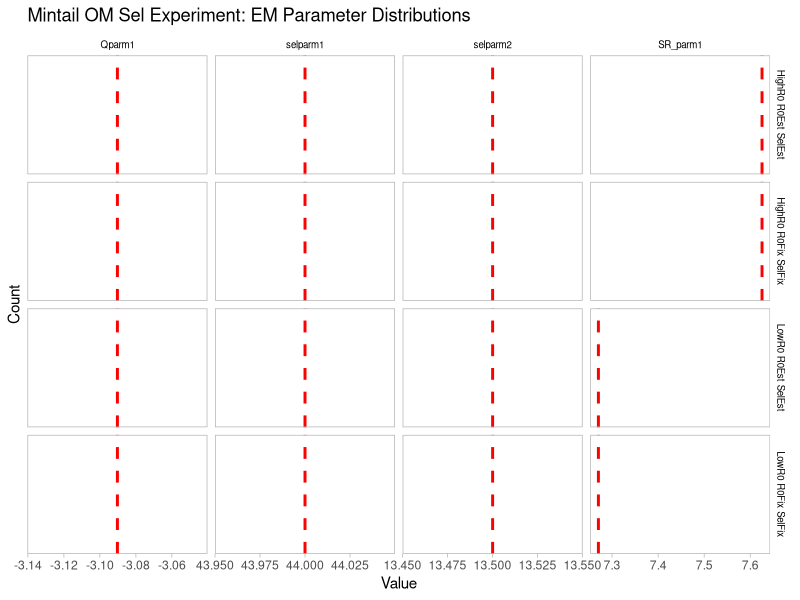

This chart was generated by the following R code:
library(tidyverse)

theme_set(theme_light() + theme(panel.grid.major.x = element_blank(),
                                panel.grid.minor = element_blank(),
                                panel.grid.major.y = element_blank(),
                                strip.background = element_rect(fill="white"),
                                strip.text = element_text(colour = 'black')
                                # text = element_text(family = "Calibri", size = 12)
))

# Data Structure Set Up ####
Scenario <- c("HighR0", "LowR0")
R0Status <- c("R0Est", "R0Fix")
SelStatus <- c("SelEst", "SelFix")
# Sim is going to be unique per Scenario

Results <- as.data.frame(matrix(nrow=0, ncol=8))
# colnames(Results) <- c("Scenario", "R0Status", "SelStatus", "Sim", "SR_parm1", "SR_parm2", "SR_parm3", "selparm1", "selparm2", "Qparm1")
colnames(Results) <- c("Scenario", "R0Status", "SelStatus", "Sim", "SR_parm1", "selparm1", "selparm2", "Qparm1")

# Get param stuff from Stock_Synthesis ####
## HighR0 Sel MidPt EstR0 EstSel ####
Dirn <- "E:/ratpacktest/highR0/mintail/estR0_estSel/Stock_Synthesis"
Scen <- Scenario[1]
R0_status <- R0Status[1]
Sel_status <- SelStatus[1]

subdirs <- list.dirs(Dirn, full.names = TRUE, recursive = TRUE)

for (subdir in subdirs) {
  ss_par_path <- file.path(subdir, "ss.par")
  
  if (file.exists(ss_par_path)) {
    ss_par <- read_lines(ss_par_path)
    
    tempSim <- as.numeric(str_extract(subdir, "(?<=sim_)[0-9]+(?=_)"))
    SR_parm1 <- as.numeric(ss_par[which(ss_par=="# SR_parm[1]:")+1])
    SR_parm2 <- as.numeric(ss_par[which(ss_par=="# SR_parm[2]:")+1])
    SR_parm3 <- as.numeric(ss_par[which(ss_par=="# SR_parm[3]:")+1])
    selparm1 <- as.numeric(ss_par[which(ss_par=="# selparm[1]:")+1])
    selparm2 <- as.numeric(ss_par[which(ss_par=="# selparm[2]:")+1])
    Qparm1 <- as.numeric(ss_par[which(ss_par=="# Q_parm[1]:")+1])
    
    rindex <- (nrow(Results)+1)
    Results[rindex, "Scenario"] <- Scen
    Results[rindex, "R0Status"] <- R0_status
    Results[rindex, "SelStatus"] <- Sel_status
    Results[rindex, "Sim"] <- tempSim
    Results[rindex, "SR_parm1"] <- SR_parm1
    # Results[rindex, "SR_parm2"] <- SR_parm2
    # Results[rindex, "SR_parm3"] <- SR_parm3
    Results[rindex, "selparm1"] <- selparm1
    Results[rindex, "selparm2"] <- selparm2
    Results[rindex, "Qparm1"] <- Qparm1
    
  }
}

## HighR0 Sel MidPt FixR0 FixSel ####
Dirn <- "E:/ratpacktest/highR0/mintail/fixR0_fixSel/Stock_Synthesis"
Scen <- Scenario[1]
R0_status <- R0Status[2]
Sel_status <- SelStatus[2]

subdirs <- list.dirs(Dirn, full.names = TRUE, recursive = TRUE)

for (subdir in subdirs) {
  ss_par_path <- file.path(subdir, "ss.par")
  
  if (file.exists(ss_par_path)) {
    ss_par <- read_lines(ss_par_path)
    
    tempSim <- as.numeric(str_extract(subdir, "(?<=sim_)[0-9]+(?=_)"))
    SR_parm1 <- as.numeric(ss_par[which(ss_par=="# SR_parm[1]:")+1])
    SR_parm2 <- as.numeric(ss_par[which(ss_par=="# SR_parm[2]:")+1])
    SR_parm3 <- as.numeric(ss_par[which(ss_par=="# SR_parm[3]:")+1])
    selparm1 <- as.numeric(ss_par[which(ss_par=="# selparm[1]:")+1])
    selparm2 <- as.numeric(ss_par[which(ss_par=="# selparm[2]:")+1])
    Qparm1 <- as.numeric(ss_par[which(ss_par=="# Q_parm[1]:")+1])
    
    rindex <- (nrow(Results)+1)
    Results[rindex, "Scenario"] <- Scen
    Results[rindex, "R0Status"] <- R0_status
    Results[rindex, "SelStatus"] <- Sel_status
    Results[rindex, "Sim"] <- tempSim
    Results[rindex, "SR_parm1"] <- SR_parm1
    # Results[rindex, "SR_parm2"] <- SR_parm2
    # Results[rindex, "SR_parm3"] <- SR_parm3
    Results[rindex, "selparm1"] <- selparm1
    Results[rindex, "selparm2"] <- selparm2
    Results[rindex, "Qparm1"] <- Qparm1
    
  }
}

## LowR0 Sel MidPt FixR0 RixSel ####
Dirn <- "E:/ratpacktest/lowR0/mintail/fixR0_fixSel/Stock_Synthesis"
Scen <- Scenario[2]
R0_status <- R0Status[2]
Sel_status <- SelStatus[2]

subdirs <- list.dirs(Dirn, full.names = TRUE, recursive = TRUE)

for (subdir in subdirs) {
  ss_par_path <- file.path(subdir, "ss.par")
  
  if (file.exists(ss_par_path)) {
    ss_par <- read_lines(ss_par_path)
    
    tempSim <- as.numeric(str_extract(subdir, "(?<=sim_)[0-9]+(?=_)"))
    SR_parm1 <- as.numeric(ss_par[which(ss_par=="# SR_parm[1]:")+1])
    SR_parm2 <- as.numeric(ss_par[which(ss_par=="# SR_parm[2]:")+1])
    SR_parm3 <- as.numeric(ss_par[which(ss_par=="# SR_parm[3]:")+1])
    selparm1 <- as.numeric(ss_par[which(ss_par=="# selparm[1]:")+1])
    selparm2 <- as.numeric(ss_par[which(ss_par=="# selparm[2]:")+1])
    Qparm1 <- as.numeric(ss_par[which(ss_par=="# Q_parm[1]:")+1])
    
    rindex <- (nrow(Results)+1)
    Results[rindex, "Scenario"] <- Scen
    Results[rindex, "R0Status"] <- R0_status
    Results[rindex, "SelStatus"] <- Sel_status
    Results[rindex, "Sim"] <- tempSim
    Results[rindex, "SR_parm1"] <- SR_parm1
    # Results[rindex, "SR_parm2"] <- SR_parm2
    # Results[rindex, "SR_parm3"] <- SR_parm3
    Results[rindex, "selparm1"] <- selparm1
    Results[rindex, "selparm2"] <- selparm2
    Results[rindex, "Qparm1"] <- Qparm1
    
  }
}

## LowR0 Sel MidPt EstR0EstSel ####
Dirn <- "E:/ratpacktest/lowR0/mintail/estR0_estSel/Stock_Synthesis"
Scen <- Scenario[2]
R0_status <- R0Status[1]
Sel_status <- SelStatus[1]

subdirs <- list.dirs(Dirn, full.names = TRUE, recursive = TRUE)

for (subdir in subdirs) {
  ss_par_path <- file.path(subdir, "ss.par")
  
  if (file.exists(ss_par_path)) {
    ss_par <- read_lines(ss_par_path)
    
    tempSim <- as.numeric(str_extract(subdir, "(?<=sim_)[0-9]+(?=_)"))
    SR_parm1 <- as.numeric(ss_par[which(ss_par=="# SR_parm[1]:")+1])
    SR_parm2 <- as.numeric(ss_par[which(ss_par=="# SR_parm[2]:")+1])
    SR_parm3 <- as.numeric(ss_par[which(ss_par=="# SR_parm[3]:")+1])
    selparm1 <- as.numeric(ss_par[which(ss_par=="# selparm[1]:")+1])
    selparm2 <- as.numeric(ss_par[which(ss_par=="# selparm[2]:")+1])
    Qparm1 <- as.numeric(ss_par[which(ss_par=="# Q_parm[1]:")+1])
    
    rindex <- (nrow(Results)+1)
    Results[rindex, "Scenario"] <- Scen
    Results[rindex, "R0Status"] <- R0_status
    Results[rindex, "SelStatus"] <- Sel_status
    Results[rindex, "Sim"] <- tempSim
    Results[rindex, "SR_parm1"] <- SR_parm1
    # Results[rindex, "SR_parm2"] <- SR_parm2
    # Results[rindex, "SR_parm3"] <- SR_parm3
    Results[rindex, "selparm1"] <- selparm1
    Results[rindex, "selparm2"] <- selparm2
    Results[rindex, "Qparm1"] <- Qparm1
    
  }
}

# Plot distribution stuff ####

Results_L <- Results %>%
  pivot_longer(cols = c(SR_parm1, selparm1, selparm2, Qparm1), 
               names_to = "parameter", 
               values_to = "value") %>%
  mutate(parameter = factor(parameter)) %>%
  mutate(R0Status = factor(R0Status)) %>%
  mutate(SelStatus = factor(SelStatus)) %>%
  mutate(ParStatus = paste(Scenario, R0Status, SelStatus, sep = " ")) %>%
  mutate(ParStatus = factor(ParStatus))

vline_data <- data.frame(
  parameter = rep(c("SR_parm1","selparm1", "selparm2", "Qparm1"), times=4),
  ParStatus = rep(c("LowR0 R0Est SelEst", "LowR0 R0Fix SelFix",  "HighR0 R0Est SelEst", "HighR0 R0Fix SelFix"), 
                  each=4),
  x_value = c(rep(c(7.270313, 44, 13.5, -3.090263), times=2), rep(c(7.625595, 44, 13.5, -3.090263), times=2)) 
)

png(filename="Plots//Mintail EM R0 Sel Parameter Distributions.png", width=7, height=5, units="in", res=200)

ggplot(data=Results_L, mapping=aes(x=value)) +
  geom_histogram() +  
  geom_vline(data = vline_data, aes(xintercept = x_value), 
             color = "red", linetype = "dashed", linewidth = 1) +
  facet_grid(scales = "free",
             rows=vars(ParStatus), cols=vars(parameter), space="fixed") +
  theme(strip.text = element_text(
    size = 8)) +
  labs(title = "Mintail OM Sel Experiment: EM Parameter Distributions", x = "Value", y = "Count") +
  theme(strip.text = element_text(size=7))

dev.off()


